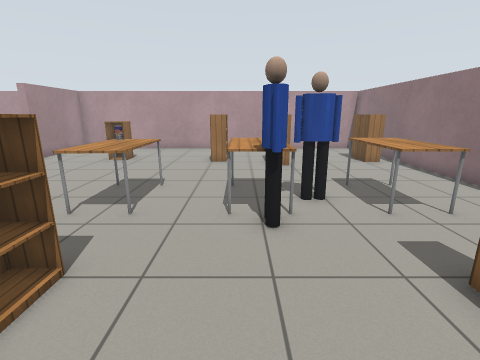
[1] (above)

18 first-person views from a walk through a robot-simulator world made for Gazebo. The camera is 1.2 m above the floor, tilts 14° down and sees 85° across. Floor lines are 1 m apart. The floor is counted in squares, 0.5 m on a side. Each view is taken from the middle of a square. On the plan, view 1 faces up. The plan holds only what a view shows up to about 17 squares ahead; the rest is blank. The robots in the file are not drawn. Simple patterns stand in for the simulator's built-in surfaces. Some stock models are drawn as simple stand-ins. Some surface patterns are stand-ins.

[2]
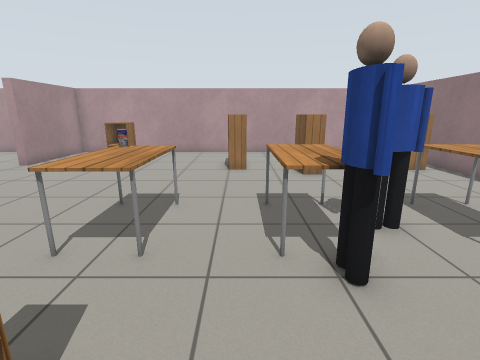

[3]
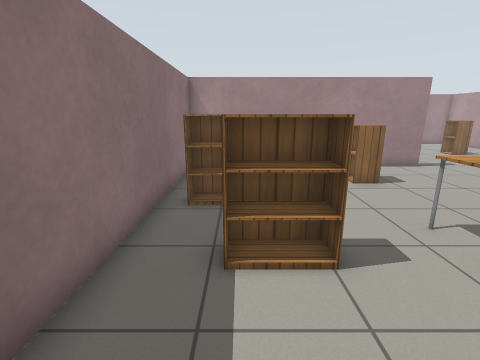

[4]
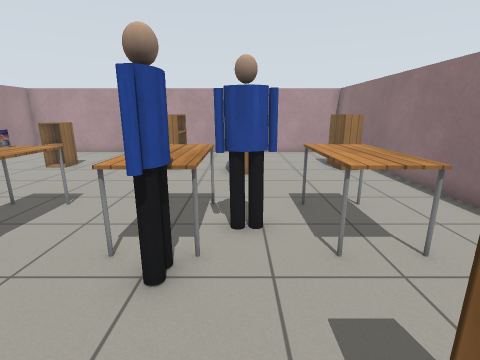

[5]
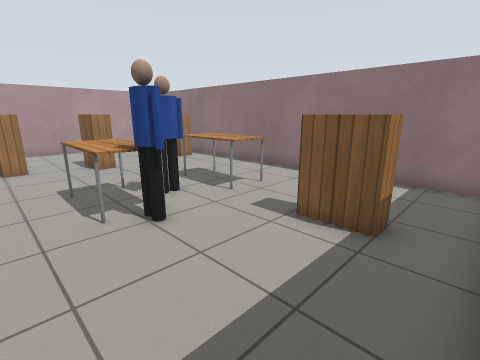

[6]
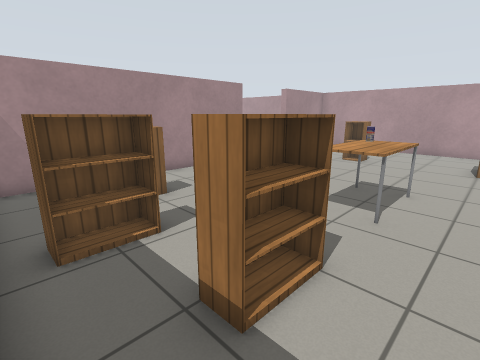

[7]
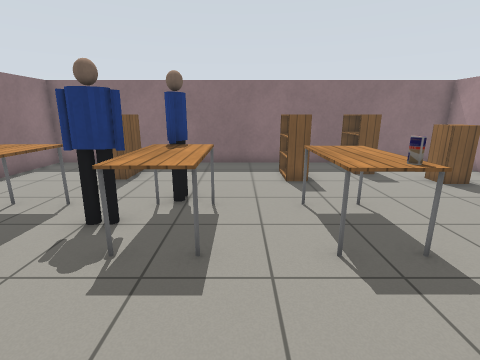

[8]
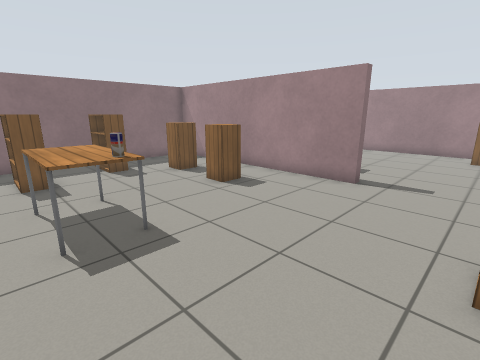

[9]
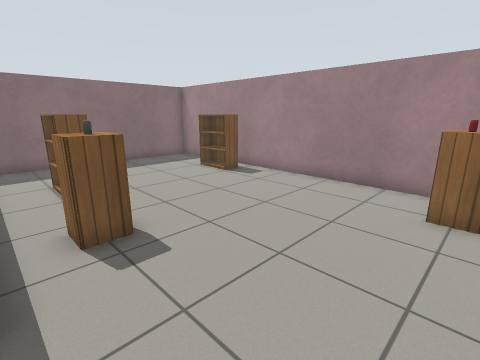

[10]
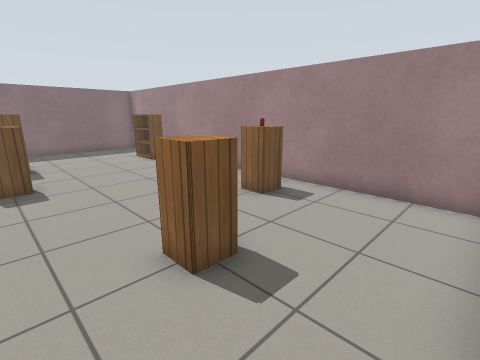

[11]
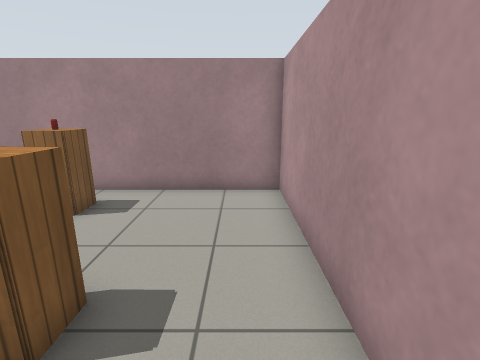

[12]
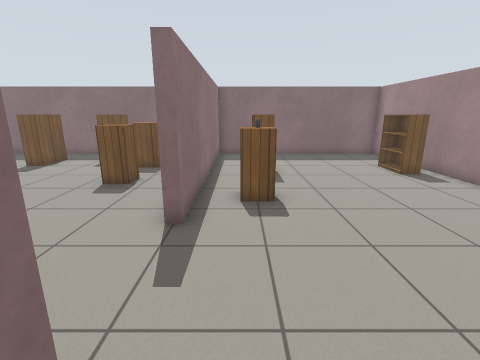

[13]
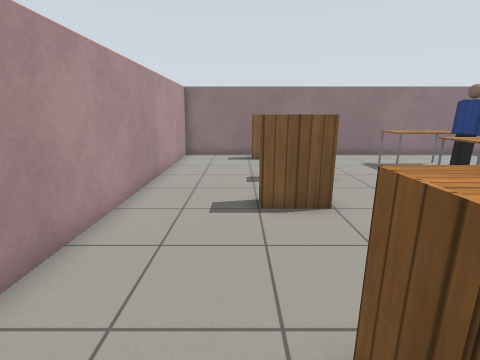

[14]
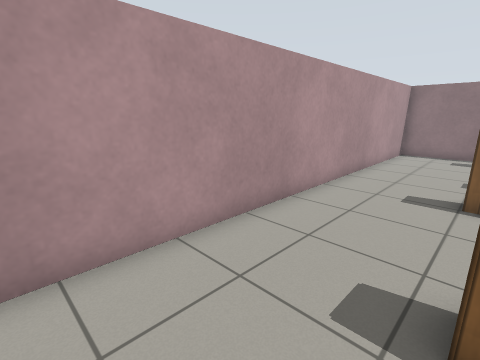

[15]
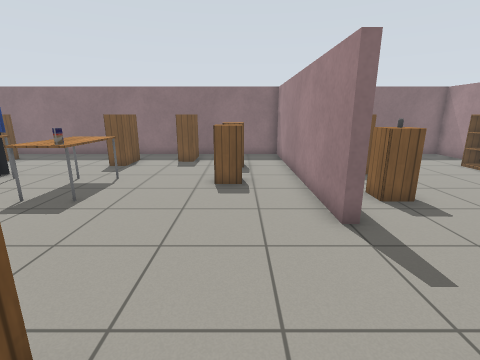

[16]
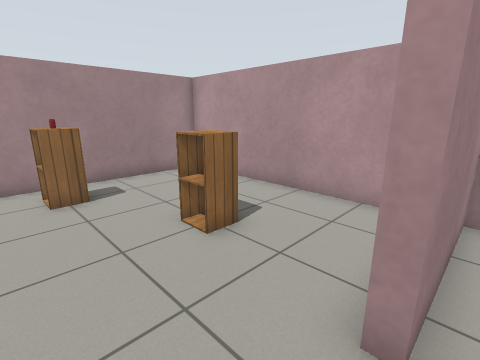

[17]
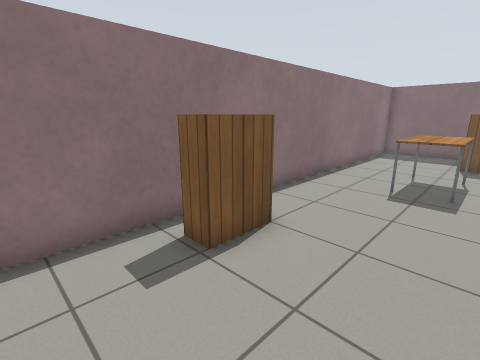

[18]
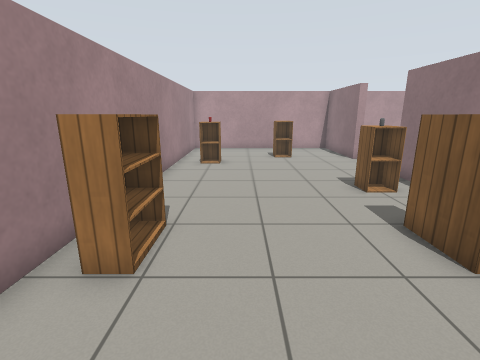

### Floor plan
Points are (right, up) in squares from view 1. A wall is a line through its corners. A room is listed if a view was taken in it or the views show most of it. See-through windows are left out.
Room 1 (views 1, 2, 3, 4, 5, 6, 7, 8, 13, 14, 15, 16, 17)
walls: (-11.7, 10.5) (-11.3, 10.5) (-11.3, -0.3) (8.3, -0.3) (8.3, 19.3) (-11.3, 19.3) (-11.3, 14.5)
ways out: opening at (-12, 12.5) to room 2
objects: cabinet (-9, 3) to (-8, 4); cabinet (-9, 6) to (-8, 7); cabinet (-7, 14) to (-6, 15); bookshelf (-6, 1) to (-6, 2); table (-4, 6) to (-3, 9); drink can (-4, 9); bookshelf (-3, 2) to (-3, 3); bookshelf (-1, 14) to (-1, 15); table (0, 6) to (1, 9); person (1, 5) to (1, 6); person (2, 7) to (3, 7); bookshelf (2, 13) to (2, 14); bookshelf (4, 2) to (4, 3); table (4, 6) to (5, 9); bookshelf (7, 14) to (7, 15)
Room 2 (views 9, 10, 11, 12, 18)
walls: (-11.3, 14.5) (-11.7, 14.5) (-11.7, 17.8); (-13, 19.3) (-21.3, 19.3) (-21.3, -0.3) (-11.7, -0.3) (-11.7, 10.5)
ways out: opening at (-12, 12.5) to room 1
objects: bookshelf (-20, 4) to (-20, 5); cabinet (-20, 13) to (-19, 14); other object (-19, 13); cabinet (-16, 15) to (-15, 16); bookshelf (-14, 4) to (-14, 5); cabinet (-14, 8) to (-13, 9)

Where each view was taken, in squares from view 1:
view 1: 0 up, 0 right, facing up
view 2: 2 up, 1 left, facing up
view 3: 2 up, 1 right, facing left
view 4: 2 up, 2 right, facing up
view 5: 0 up, 2 left, facing up-right
view 6: 0 up, 1 left, facing up-left
view 7: 13 up, 1 left, facing down
view 8: 14 up, 2 left, facing down-left
view 9: 14 up, 12 left, facing down-left
view 10: 19 up, 13 left, facing down-left
view 11: 18 up, 13 left, facing left
view 12: 16 up, 13 left, facing down
view 13: 16 up, 8 left, facing right
view 14: 15 up, 10 left, facing up-right
view 15: 16 up, 9 left, facing down
view 16: 12 up, 11 left, facing up-left
view 17: 18 up, 3 right, facing down-right
view 18: 0 up, 18 left, facing up
